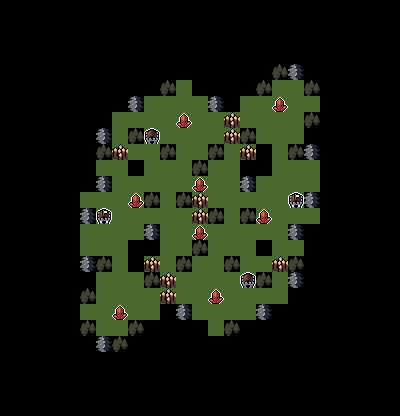

This game map was drawn from its Tiled (.tmx) file and the tilesets committed beside it. A one-line description and the full map source follow:
An orthogonal 25x26 tile map with 16x16 px tiles, 3 tile layers (Tiles, Objects, Metadeta).

<map version="1.9" tiledversion="1.9.0" orientation="orthogonal" renderorder="right-down" width="25" height="26" tilewidth="16" tileheight="16" infinite="0" nextlayerid="9" nextobjectid="1">
 <editorsettings>
  <export target="../../workspace/skystrife/maps/*official/2p-permiate.json" format="MUD Templates" />
 </editorsettings>
 <tileset firstgid="1" source="../../../tilesets/map-maker-tileset.tsx" />
 <group id="4" name="Tiles">
  <properties>
   <property name="entityLayer" type="bool" value="true" />
  </properties>
  <layer id="1" name="Tiles" width="25" height="26">
   <properties>
    <property name="prototypeLayer" type="bool" value="true" />
   </properties>
   <data encoding="csv">
0,0,0,0,0,0,0,0,0,0,0,0,0,0,0,0,0,0,0,0,0,0,0,0,0,
0,0,0,0,0,0,0,0,0,0,0,0,0,0,0,0,0,0,0,0,0,0,0,0,0,
0,0,0,0,0,0,0,0,0,0,0,0,0,0,0,0,0,0,0,0,0,0,0,0,0,
0,0,0,0,0,0,0,0,0,0,0,0,0,0,0,0,0,0,0,0,0,0,0,0,0,
0,0,0,0,0,0,0,0,0,0,0,0,0,0,0,0,0,2,3,0,0,0,0,0,0,
0,0,0,0,0,0,0,0,0,0,2,1,0,0,0,0,2,1,1,2,0,0,0,0,0,
0,0,0,0,0,0,0,0,3,1,1,1,1,3,0,1,1,1,1,1,0,0,0,0,0,
0,0,0,0,0,0,0,1,1,1,1,1,1,1,1,1,1,1,1,2,0,0,0,0,0,
0,0,0,0,0,0,3,1,2,1,1,1,1,1,1,2,1,1,1,0,0,0,0,0,0,
0,0,0,0,0,0,2,1,1,1,2,1,1,2,1,1,0,1,2,3,0,0,0,0,0,
0,0,0,0,0,0,1,1,0,1,1,1,2,1,1,0,0,1,1,1,0,0,0,0,0,
0,0,0,0,0,0,3,1,1,1,1,1,1,1,1,3,1,1,1,1,0,0,0,0,0,
0,0,0,0,0,1,1,1,1,2,1,2,1,1,1,1,1,1,1,3,0,0,0,0,0,
0,0,0,0,0,3,1,1,1,1,1,1,1,2,1,2,1,1,1,1,0,0,0,0,0,
0,0,0,0,0,1,1,1,1,3,1,1,1,1,1,1,1,1,3,0,0,0,0,0,0,
0,0,0,0,0,1,1,1,0,0,1,1,2,1,1,1,0,1,1,0,0,0,0,0,0,
0,0,0,0,0,3,2,1,0,1,1,2,1,1,2,1,1,1,2,0,0,0,0,0,0,
0,0,0,0,0,0,1,1,1,2,1,1,1,1,1,1,2,1,3,0,0,0,0,0,0,
0,0,0,0,0,2,1,1,1,1,1,1,1,1,1,1,1,1,0,0,0,0,0,0,0,
0,0,0,0,0,1,1,1,1,1,0,3,1,1,1,1,3,0,0,0,0,0,0,0,0,
0,0,0,0,0,2,1,1,2,0,0,0,0,1,2,0,0,0,0,0,0,0,0,0,0,
0,0,0,0,0,0,3,2,0,0,0,0,0,0,0,0,0,0,0,0,0,0,0,0,0,
0,0,0,0,0,0,0,0,0,0,0,0,0,0,0,0,0,0,0,0,0,0,0,0,0,
0,0,0,0,0,0,0,0,0,0,0,0,0,0,0,0,0,0,0,0,0,0,0,0,0,
0,0,0,0,0,0,0,0,0,0,0,0,0,0,0,0,0,0,0,0,0,0,0,0,0,
0,0,0,0,0,0,0,0,0,0,0,0,0,0,0,0,0,0,0,0,0,0,0,0,0
</data>
  </layer>
 </group>
 <group id="5" name="Objects">
  <properties>
   <property name="entityLayer" type="bool" value="true" />
  </properties>
  <layer id="3" name="Objects" width="25" height="26">
   <properties>
    <property name="prototypeLayer" type="bool" value="true" />
   </properties>
   <data encoding="csv">
0,0,0,0,0,0,0,0,0,0,0,0,0,0,0,0,0,0,0,0,0,0,0,0,0,
0,0,0,0,0,0,0,0,0,0,0,0,0,0,0,0,0,0,0,0,0,0,0,0,0,
0,0,0,0,0,0,0,0,0,0,0,0,0,0,0,0,0,0,0,0,0,0,0,0,0,
0,0,0,0,0,0,0,0,0,0,0,0,0,0,0,0,0,0,0,0,0,0,0,0,0,
0,0,0,0,0,0,0,0,0,0,0,0,0,0,0,0,0,0,0,0,0,0,0,0,0,
0,0,0,0,0,0,0,0,0,0,0,0,0,0,0,0,0,0,0,0,0,0,0,0,0,
0,0,0,0,0,0,0,0,0,0,0,0,0,0,0,0,0,14,0,0,0,0,0,0,0,
0,0,0,0,0,0,0,0,0,0,0,14,0,0,5,0,0,0,0,0,0,0,0,0,0,
0,0,0,0,0,0,0,0,0,9,0,0,0,0,5,0,0,0,0,0,0,0,0,0,0,
0,0,0,0,0,0,0,5,0,0,0,0,0,0,0,5,0,0,0,0,0,0,0,0,0,
0,0,0,0,0,0,0,0,0,0,0,0,0,0,0,0,0,0,0,0,0,0,0,0,0,
0,0,0,0,0,0,0,0,0,0,0,0,14,0,0,0,0,0,0,0,0,0,0,0,0,
0,0,0,0,0,0,0,0,14,0,0,0,5,0,0,0,0,0,10,0,0,0,0,0,0,
0,0,0,0,0,0,10,0,0,0,0,0,5,0,0,0,14,0,0,0,0,0,0,0,0,
0,0,0,0,0,0,0,0,0,0,0,0,14,0,0,0,0,0,0,0,0,0,0,0,0,
0,0,0,0,0,0,0,0,0,0,0,0,0,0,0,0,0,0,0,0,0,0,0,0,0,
0,0,0,0,0,0,0,0,0,5,0,0,0,0,0,0,0,5,0,0,0,0,0,0,0,
0,0,0,0,0,0,0,0,0,0,5,0,0,0,0,9,0,0,0,0,0,0,0,0,0,
0,0,0,0,0,0,0,0,0,0,5,0,0,14,0,0,0,0,0,0,0,0,0,0,0,
0,0,0,0,0,0,0,14,0,0,0,0,0,0,0,0,0,0,0,0,0,0,0,0,0,
0,0,0,0,0,0,0,0,0,0,0,0,0,0,0,0,0,0,0,0,0,0,0,0,0,
0,0,0,0,0,0,0,0,0,0,0,0,0,0,0,0,0,0,0,0,0,0,0,0,0,
0,0,0,0,0,0,0,0,0,0,0,0,0,0,0,0,0,0,0,0,0,0,0,0,0,
0,0,0,0,0,0,0,0,0,0,0,0,0,0,0,0,0,0,0,0,0,0,0,0,0,
0,0,0,0,0,0,0,0,0,0,0,0,0,0,0,0,0,0,0,0,0,0,0,0,0,
0,0,0,0,0,0,0,0,0,0,0,0,0,0,0,0,0,0,0,0,0,0,0,0,0
</data>
  </layer>
  <layer id="6" name="Metadeta" width="25" height="26">
   <data encoding="csv">
0,0,0,0,0,0,0,0,0,0,0,0,0,0,0,0,0,0,0,0,0,0,0,0,0,
0,0,0,0,0,0,0,0,0,0,0,0,0,0,0,0,0,0,0,0,0,0,0,0,0,
0,0,0,0,0,0,0,0,0,0,0,0,0,0,0,0,0,0,0,0,0,0,0,0,0,
0,0,0,0,0,0,0,0,0,0,0,0,0,0,0,0,0,0,0,0,0,0,0,0,0,
0,0,0,0,0,0,0,0,0,0,0,0,0,0,0,0,0,0,0,0,0,0,0,0,0,
0,0,0,0,0,0,0,0,0,0,0,0,0,0,0,0,0,0,0,0,0,0,0,0,0,
0,0,0,0,0,0,0,0,0,0,0,0,0,0,0,0,0,0,0,0,0,0,0,0,0,
0,0,0,0,0,0,0,0,0,0,0,0,0,0,0,0,0,0,0,0,0,0,0,0,0,
0,0,0,0,0,0,0,0,0,0,0,0,0,0,0,0,0,0,0,0,0,0,0,0,0,
0,0,0,0,0,0,0,0,0,0,0,0,0,0,0,0,0,0,0,0,0,0,0,0,0,
0,0,0,0,0,0,0,0,0,0,0,0,0,0,0,0,0,0,0,0,0,0,0,0,0,
0,0,0,0,0,0,0,0,0,0,0,0,0,0,0,0,0,0,0,0,0,0,0,0,0,
0,0,0,0,0,0,0,0,0,0,0,0,0,0,0,0,0,0,0,0,0,0,0,0,0,
0,0,0,0,0,0,0,0,0,0,0,0,0,0,0,0,0,0,0,0,0,0,0,0,0,
0,0,0,0,0,0,0,0,0,0,0,0,0,0,0,0,0,0,0,0,0,0,0,0,0,
0,0,0,0,0,0,0,0,0,0,0,0,0,0,0,0,0,0,0,0,0,0,0,0,0,
0,0,0,0,0,0,0,0,0,0,0,0,0,0,0,0,0,0,0,0,0,0,0,0,0,
0,0,0,0,0,0,0,0,0,0,0,0,0,0,0,0,0,0,0,0,0,0,0,0,0,
0,0,0,0,0,0,0,0,0,0,0,0,0,0,0,0,0,0,0,0,0,0,0,0,0,
0,0,0,0,0,0,0,0,0,0,0,0,0,0,0,0,0,0,0,0,0,0,0,0,0,
0,0,0,0,0,0,0,0,0,0,0,0,0,0,0,0,0,0,0,0,0,0,0,0,0,
0,0,0,0,0,0,0,0,0,0,0,0,0,0,0,0,0,0,0,0,0,0,0,0,0,
0,0,0,0,0,0,0,0,0,0,0,0,0,0,0,0,0,0,0,0,0,0,0,0,0,
0,0,0,0,0,0,0,0,0,0,0,0,0,0,0,0,0,0,0,0,0,0,0,0,0,
0,0,0,0,0,0,0,0,0,0,0,0,0,0,0,0,0,0,0,0,0,0,0,0,0,
0,0,0,0,0,0,0,0,0,0,0,0,0,0,0,0,0,0,0,0,0,0,0,0,0
</data>
  </layer>
  <objectgroup id="8" name="Portals" />
 </group>
</map>
